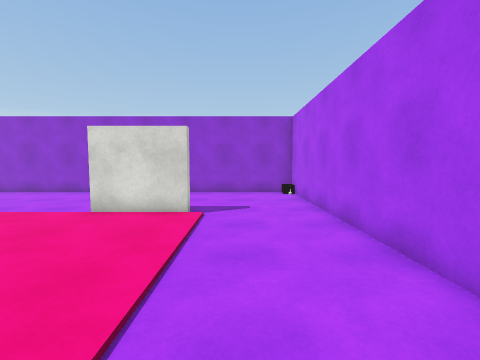
View 1 (above)

14 first-person views from a walk through a 3-D level made in the Unity game engine. The camera is 1.5 m above the floor, tilts 4° down and sees 90° across. The floor is counted in squares, 1 m on a side. Each view is taken from the middle of a square. On the plan, view 1 faces up. The plan holds only what a view shows up to about 13 squares ahead; the rest is blank. The player character is not drawn. Surface patterns are stand-ins for the level's own textures.

View 2
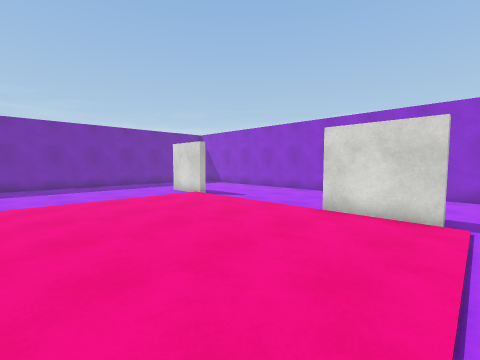

View 3
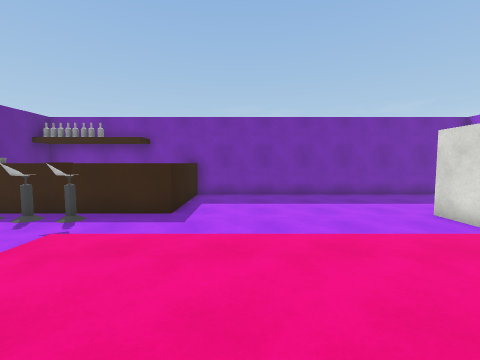

View 4
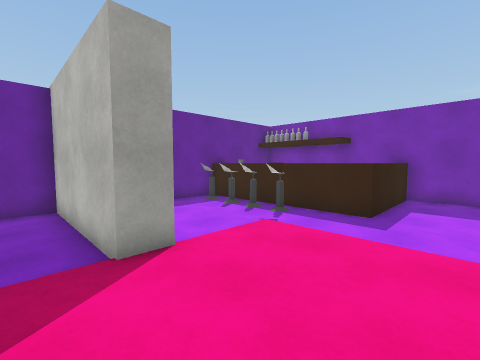

View 5
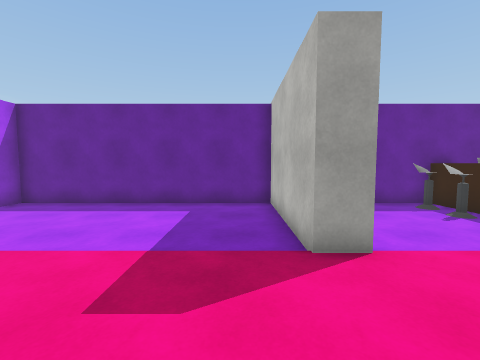

View 6
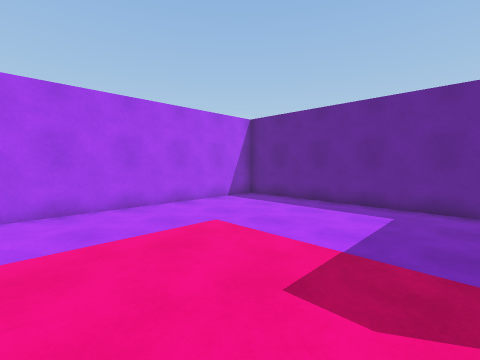

View 7
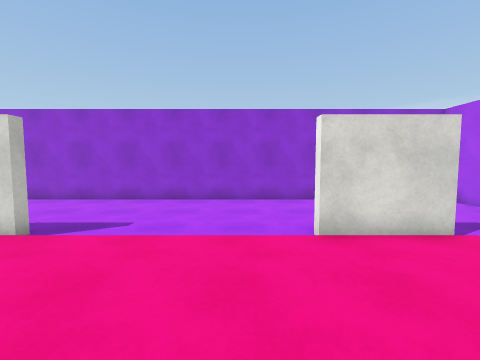

View 8
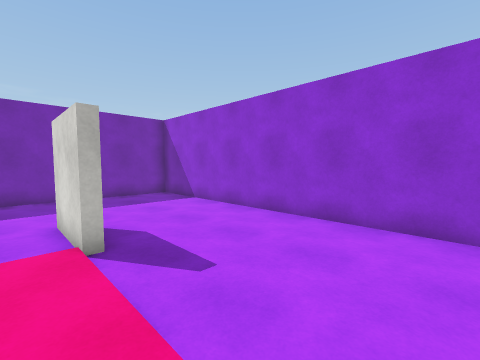

View 9
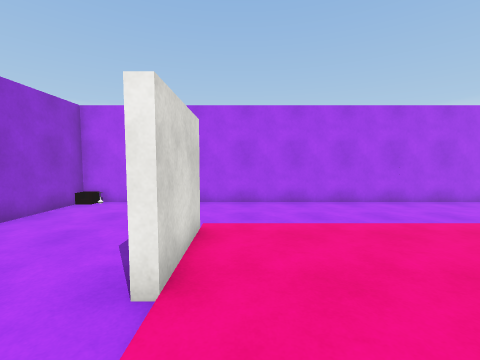

View 10
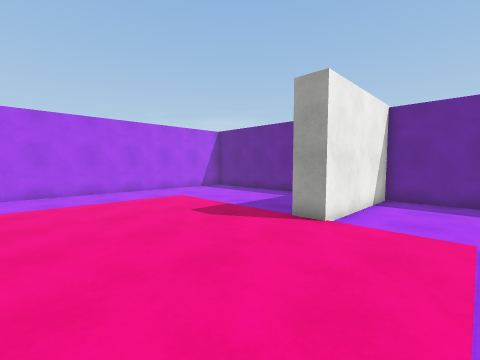

View 11
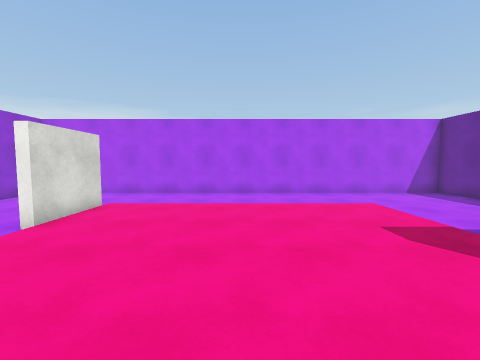

View 12
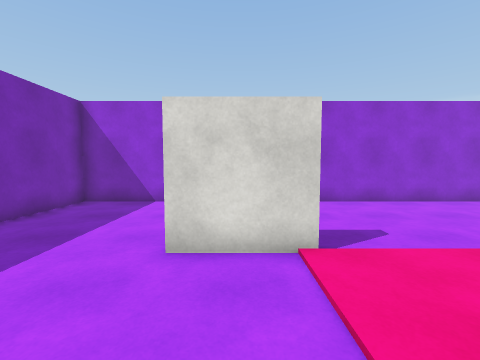

View 13
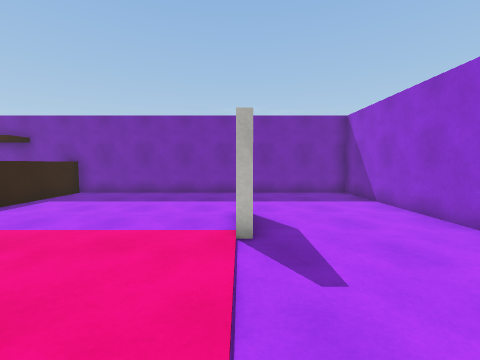

View 14
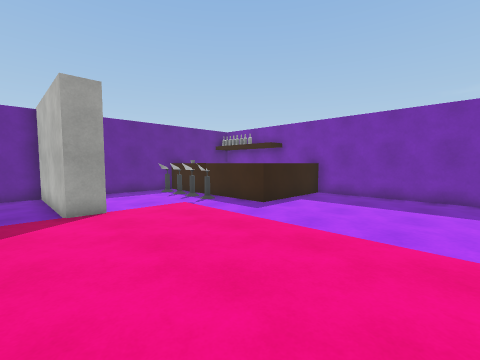

### Floor plan
Points are (right, up) in squares from view 1. A wall is a line through its corners. A room is listed if a view was taken in it or the views show most of it. See-through windows are left out.
Room 1 (views 1, 2, 3, 4, 5, 6, 7, 8, 9, 10, 11, 12, 13, 14)
walls: (-10.7, 7.4) (-10.7, 6.9) (-13.2, 6.9); (-1.5, 6.9) (-4.4, 6.9) (-4.4, 7.4); (-12.3, -3.3) (-12.3, -4.1); (-12.8, -4.1) (-12.4, -4); (-12.8, -5.3) (-12.3, -5.2); (-12.8, -6.5) (-12.3, -6.3); (-18.1, -1.1) (-13.5, -1.1) (-13.5, -8.5); (-12.8, -7.8) (-12.4, -7.7); (-15, -8.5) (-8.2, -8.5) (-8.2, -2.9) (-7.2, -2.9) (-7.2, -8.5) (2.7, -8.5) (2.7, 12.3) (-18.1, 12.3) (-18.1, -8.5)

Where each view was taken, in squares from view 1:
view 1: 0 up, 0 right, facing up
view 2: 0 up, 1 left, facing up-left
view 3: 1 up, 6 left, facing left
view 4: 1 up, 6 left, facing down-left
view 5: 1 up, 6 left, facing down
view 6: 1 up, 6 left, facing down-right
view 7: 2 up, 6 left, facing up
view 8: 6 up, 6 left, facing up-left
view 9: 6 up, 7 left, facing right
view 10: 3 up, 11 left, facing down-right
view 11: 2 up, 10 left, facing right
view 12: 3 up, 12 left, facing up
view 13: 7 up, 6 left, facing left
view 14: 5 up, 6 left, facing down-left
